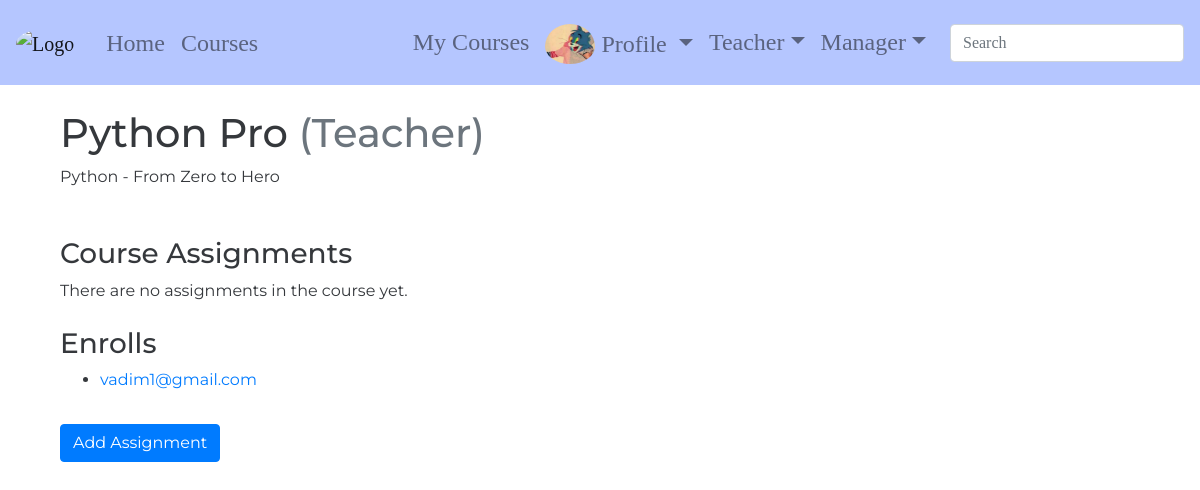
Page /courses/teacher/python/python-pro/ (signed in) on the committed database.
### accounts/models.py (models this page shows, shortened)
class CustomUser(AbstractUser, PermissionsMixin):
    email = models.EmailField(verbose_name='email', max_length=60, unique=True)
    username = models.CharField(max_length=30, unique=True)
    date_joined = models.DateTimeField(verbose_name='date joined', auto_now_add=True)
    last_login = models.DateTimeField(verbose_name='last login', auto_now=True)
    is_admin = models.BooleanField(default=False)
    is_active = models.BooleanField(default=True)
    is_staff = models.BooleanField(default=False)
    is_superuser = models.BooleanField(default=False)
    USERNAME_FIELD = 'email'
    REQUIRED_FIELDS = ['username', ]
    objects = CustomUserManager()
    def __str__(self):
        return self.email

class Profile(models.Model):
    user = models.OneToOneField(settings.AUTH_USER_MODEL, related_name='profile', on_delete=models.CASCADE)
    first_name = models.CharField(max_length=40, null=True, blank=True)
    last_name = models.CharField(max_length=40, null=True, blank=True)
    phone = PhoneNumberField(max_length=20, null=True, blank=True)
    date_of_birth = models.DateField(null=True, blank=True)
    bio = models.TextField(null=True, blank=True)
    profile_pic = models.ImageField(null=True, blank=True, upload_to='images/profile_pics',
                                    default=get_default_profile_pic)

### courses/models.py (models this page shows, shortened)
class CourseInstance(models.Model):
    course = models.ForeignKey(Course, related_name='instances', on_delete=models.CASCADE)
    slug = models.SlugField(allow_unicode=True, unique=True)
    sub_title = models.CharField(max_length=100, null=True, blank=True)
    min_mark = models.SmallIntegerField(
        validators=[
            MinValueValidator(0),
            MaxValueValidator(100),
        ]
    )
    start_date = models.DateField(null=True, blank=True)
    end_date = models.DateField(null=True, blank=True)

class Course(models.Model):
    base_title = models.CharField(max_length=100)
    description = models.TextField(null=True, blank=True)
    slug = models.SlugField(allow_unicode=True, unique=True)

class Enroll(models.Model):
    course_instance = models.ForeignKey(CourseInstance, related_name='enrolls', on_delete=models.CASCADE)
    student = models.ForeignKey('accounts.CustomUser', related_name='enrolls', on_delete=models.CASCADE)
    is_course_finished = models.BooleanField(default=False)

### courses/views.py (the view)
class CourseInstanceTeacherDetail(LoginRequiredMixin,
                                  GroupRequiredMixin,
                                  generic.DetailView):
    model = course_models.CourseInstance
    group_required = 'teachers'
    template_name = 'courses/course_instance_teacher_detail.html'
    context_object_name = 'course_instance'
    def get_object(self, queryset=None):
        return get_object_or_404(
            course_models.CourseInstance,
            course__slug=self.kwargs.get('course_slug'),
            slug=self.kwargs.get('instance_slug'),
        )

### accounts/templatetags/accounts_extras.py (called while the page is built)
@register.filter(name='has_group')
def has_group(user, group_name):
    return user.groups.filter(name=group_name).exists()

### courses/templates/courses/course_instance_teacher_detail.html (shortened to what this page needs)
{% extends 'base.html' %}
{% block content %}
    <div class="container">
        <h1>{{ course_instance.sub_title }} <span class="text-muted">(Teacher)</span></h1>
        <p class="mb-5">{{ course_instance.course.description }}</p>
        <div class="assignments-list mb-4">
            <h3>Course Assignments</h3>
            {% if course_instance.course_assignments.all %}
                <ul>
                    {% for assignment in course_instance.course_assignments.all %}
                        <li>
                            <a href="{% url 'courses:course-assignment-teacher-detail' course_slug=course_instance.course.slug instance_slug=course_instance.slug assignment_pk=assignment.pk %}">
                                {{ assignment.title }}
                            </a>
                        </li>
                    {% endfor %}
                </ul>
            {% else %}
                <p>There are no assignments in the course yet.</p>
            {% endif %}
        </div>
        <div class="enrolls-list">
            <h3>Enrolls</h3>
            {% if course_instance.enrolls.all %}
                <ul>
                {% for enroll in course_instance.enrolls.all %}
                    <li>
                        <a href="{% url 'courses:enroll-teacher-detail' course_slug=course_instance.course.slug instance_slug=course_instance.slug enroll_pk=enroll.pk %}">
                            {{ enroll.student }}
                        </a>
                    </li>
                {% endfor %}
                </ul>
            {% else %}
                <p>There are no students in the course yet.</p>
            {% endif %}
        </div>
        <div class="teacher-area">
            <a href="{% url 'courses:course-assignment-teacher-create' course_slug=course_instance.course.slug instance_slug=course_instance.slug %}"
               class="btn btn-primary">
                Add Assignment
            </a>
        </div>
    </div>
{% endblock %}

### templates/base.html (shortened to what this page needs)
<!DOCTYPE html>
{% load static %}
{% load accounts_extras %}
<html lang="en">
<head>
    <link rel="stylesheet" href="https://stackpath.bootstrapcdn.com/bootstrap/4.5.2/css/bootstrap.min.css">
    <link rel="stylesheet" href="https://stackpath.bootstrapcdn.com/font-awesome/4.7.0/css/font-awesome.min.css">    <link href="https://fonts.googleapis.com/css?family=Montserrat" rel="stylesheet">
    <link rel="stylesheet" href="https://use.fontawesome.com/releases/v5.15.1/css/all.css">
    <link rel="stylesheet" href="{% static 'course_manager/css/master.css' %}">
</head>
<body>
    <nav class="smart_scroll navbar navbar-expand-lg navbar-light" id="baseNavbar">
        <a href="{% url 'homepage' %}" class="navbar-brand">
            <img id="blogLogo" src="" alt="Logo">
        </a>
        <div class="collapse navbar-collapse" id="basicExampleNav">
            <ul class="navbar-nav mr-auto ml-2">
                <li class="nav-item">
                    <a class="nav-link" href="{% url 'homepage' %}">Home</a>
                </li>
                <li class="nav-item">
                    <a class="nav-link" href="{% url 'courses:courses-list' %}">Courses</a>
                </li>
            </ul>
            {% if user.is_authenticated %}
                <ul class="navbar-nav ml-2 pr-3 nav-flex-icons">
                    <li class="nav-item mt-2">
                        <a class="nav-link" href="{% url 'courses:user-courses' %}">My Courses</a>
                    </li>
                    <li class="nav-item dropdown mt-2">
                        <a href="#" class="nav-link dropdown-toggle" id="navbarDropdownMenuLink-4" data-toggle="dropdown"
                            aria-haspopup="true" aria-expanded="false">
                            {% if user.profile.profile_pic %}
                                <img class="profile_pic" src="{{ user.profile.profile_pic.url }}" alt="User Profile Picture">
                            {% else %}
                                <img class="profile_pic" src="{% static 'course_manager/images/default_profile_pic_1.png' %}"
                                alt="Default Profile Picture">
                            {% endif %}
                            Profile
                        </a>
                    </li>
                    {% if user|has_group:'teachers' or user.is_superuser %}
                        <li class="nav-item dropdown mt-2">
                            <a href="" class="nav-link dropdown-toggle" id="navbarDropdownMenuLink-4" data-toggle="dropdown"
                               aria-haspopup="true" aria-expanded="false">Teacher</a>
                        </li>
                    {% endif %}
                    {% if user|has_group:'managers' or user.is_superuser %}
                        <li class="nav-item dropdown mt-2">
                            <a href="" class="nav-link dropdown-toggle" id="navbarDropdownMenuLink-4" data-toggle="dropdown"
                               aria-haspopup="true" aria-expanded="false">Manager</a>
                        </li>
                    {% endif %}
                </ul>
            {% endif %}
            <form class="navbar-form form-inline" method="get" action=""
                  role="search" id="navbarSearchForm">
              <div class="md-form my-2">
                <input id="searchBarInput" class="input_field form-control mr-sm-2" name="q"
                       type="text" placeholder="Search" aria-label="Search">
              </div>
            </form>
        </div>
    </nav>
    <div id="wrap" class="wrapper flex-grow-1">
        <div id="main" class="container content main_content mt-4 mb-5">
            {% block content %}
            {% endblock %}
        </div>
    </div>
</body>
</html>

### static/course_manager/css/master.css (style rules this page uses)
body { height: 100%; background-color: rgba(255, 255, 255, 0.39); color: #35383c; font-family: 'Montserrat', sans-serif; }
#baseNavbar { background-color: #b5c6ff; font-family: 'Arvo', serif; font-size: 1.5rem; }
#blogLogo { width: 90px; height: 75px; border-radius: 50%; }
#navbarSearchForm input[type=text] { width: 100%; }
.profile_pic { width: 50px; height: 45px; border-radius: 50%; padding-bottom: 5px; }
.teacher-area { margin-top: 2rem; margin-bottom: 3rem; }

### rows in the picture
CustomUser: profile.profile_pic (picture)
CourseInstance: sub_title "Python Pro", course.description "Python - From Zero to Hero"
Enroll: student "vadim1@gmail.com"
